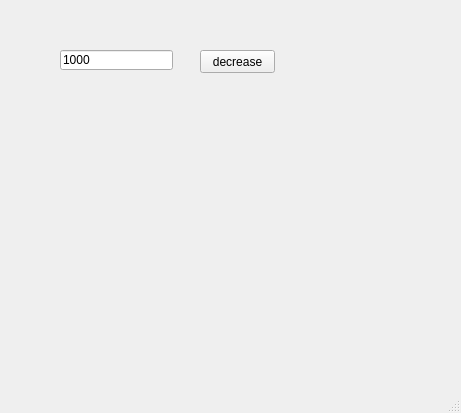
<?xml version="1.0" encoding="UTF-8"?>
<ui version="4.0">
 <class>MainWindow</class>
 <widget class="QMainWindow" name="MainWindow">
  <property name="geometry">
   <rect>
    <x>0</x>
    <y>0</y>
    <width>461</width>
    <height>413</height>
   </rect>
  </property>
  <property name="windowTitle">
   <string>MainWindow</string>
  </property>
  <widget class="QWidget" name="centralwidget">
   <widget class="QPushButton" name="pb">
    <property name="geometry">
     <rect>
      <x>200</x>
      <y>50</y>
      <width>75</width>
      <height>23</height>
     </rect>
    </property>
    <property name="text">
     <string>decrease</string>
    </property>
   </widget>
   <widget class="QLineEdit" name="le">
    <property name="geometry">
     <rect>
      <x>60</x>
      <y>50</y>
      <width>113</width>
      <height>20</height>
     </rect>
    </property>
    <property name="text">
     <string>1000</string>
    </property>
   </widget>
  </widget>
  <widget class="QMenuBar" name="menubar">
   <property name="geometry">
    <rect>
     <x>0</x>
     <y>0</y>
     <width>461</width>
     <height>21</height>
    </rect>
   </property>
  </widget>
  <widget class="QStatusBar" name="statusbar"/>
 </widget>
 <resources/>
 <connections/>
</ui>
